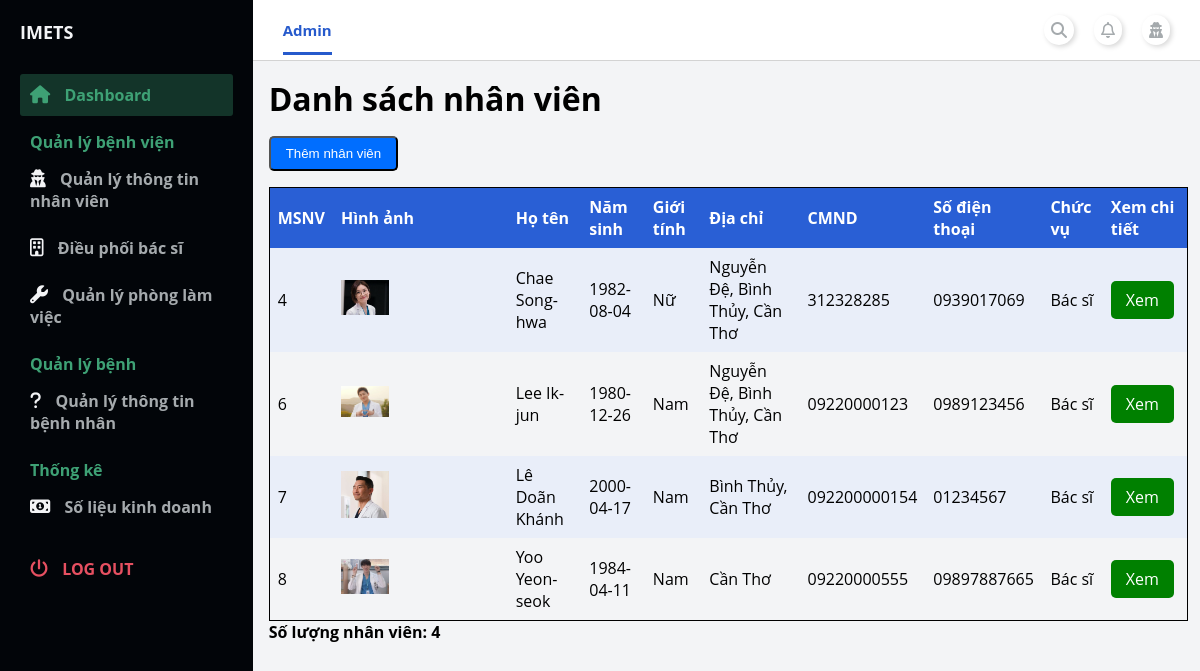
Screenshot of /admin/index.php?page_layout=staff_management (signed in) with the database file from the repository.
### tables this page shows
CREATE TABLE `staff` (
  `ID_Staff` int(11) NOT NULL,
  `Name` varchar(100) NOT NULL,
  `DOB` date NOT NULL,
  `Sex` varchar(10) NOT NULL,
  `Address` varchar(200) NOT NULL,
  `CMND` varchar(15) NOT NULL,
  `PhoneNumber` varchar(25) NOT NULL,
  `Position` varchar(50) NOT NULL,
  `ID_Dept` int(11) NOT NULL,
  `DateStartWork` date NOT NULL,
  `VoteRate` double NOT NULL DEFAULT 0,
  `UserName` varchar(100) NOT NULL,
  `Password` varchar(100) NOT NULL
);

CREATE TABLE `img_staff` (
  `ID_ImgStaff` int(11) NOT NULL,
  `ID_Staff` int(11) DEFAULT NULL,
  `imgName` varchar(100) DEFAULT NULL
);

### admin/modules_admin/staff_management/list_staffManagement.php (the view, shortened to what this page needs)
<main>
    <div class="container-table">
        <div class="table-header">
            <h1>Danh sách nhân viên</h1>
        </div>
        <div class="table-body">
            <button type="button" class="btn_add">Thêm nhân viên</button>
            <table class="table">
                <thead class="thead-dark">
                    <tr>
                        <th>MSNV</th>
                        <th>Hình ảnh</th>
                        <th>Họ tên</th>
                        <th>Năm sinh</th>
                        <th>Giới tính</th>
                        <th>Địa chỉ</th>
                        <th>CMND</th>
                        <th>Số điện thoại</th>
                        <th>Chức vụ</th>
                        <th>Xem chi tiết</th>
                    </tr>
                </thead>
                <tbody>
                    <tr>
                        <?php
                            include './../config.php';
                            $sql = "SELECT *
                                FROM staff  JOIN dept ON dept.ID_Dept=staff.ID_Dept
                                JOIN img_staff ON staff.ID_Staff=img_staff.ID_Staff
                                WHERE staff.Position != 'Admin'
                                GROUP BY staff.ID_Staff
                                ORDER BY staff.ID_Staff ASC";
                            $count_nhanvien=0;
                            $query = mysqli_query($conn, $sql);
                            while($rows = mysqli_fetch_array($query)){ ?>
                            <tr>
                                <td><?php echo $rows["ID_Staff"] ?></td>
                                <td><img src="./../img/staff/<?php echo $rows["imgName"] ?>" style="width: 30%"></td>
                                <td><?php echo $rows["Name"] ?></td>
                                <td><?php echo $rows["DOB"] ?></td>
                                <td><?php echo $rows["Sex"] ?></td>
                                <td><?php echo $rows["Address"] ?></td>
                                <td><?php echo $rows["CMND"] ?></td>
                                <td><?php echo $rows["PhoneNumber"] ?></td>
                                <td><?php echo $rows["Position"] ?></td>
                                <?php $count_nhanvien++ ?>
                                <td>
                                    <a
                                    href="./index.php?page_layout=staff_detail&id= <?php echo $rows['ID_Staff'] ?>"
                                    style="background-color: green;color: white;padding: 8px 15px;text-align: center;text-decoration: none;display: inline-block;border-radius: 5px;">
                                        Xem
                                    </a>
                                </td>
                            </tr>
                        <?php } ?>
                    </tr>
            </table>
            <p><b><?php echo 'Số lượng nhân viên: '. $count_nhanvien ?></b></p>
        </div>
    </div>
</main>

### admin/modules_admin/style/index_admin.css (style rules this page uses)
:root { --white: #ffffff; --lightblue:#E9EEF9; --blue:#295FD5; --blacktext:#3B3B3B; --red: #E85253; --box-shadow:.5rem .5rem 0 rgba(22, 86, 160, 0.2); --text-shadow:.4rem .4rem 0 rgba(0, 0, 0, .2); --border:.2rem solid var(--blue); }
* { margin: 0; padding: 0; }
body { box-sizing: border-box; font-family: 'Open Sans', sans-serif; }

### admin/modules_admin/style/content_admin.css (style rules this page uses)
main { background: #f3f4f6; grid-area: main; overflow-y: auto; }

### admin/modules_admin/style/staff_management.css (style rules this page uses)
.container-table { width: 97%; margin: 1rem 1rem 0 1rem; }
.table { border-collapse: collapse; width: 100%; margin-top: 1rem; border: 1px solid rgb(0, 0, 0); }
.thead-dark { background-color: var(--blue); color: var(--white); }
th, td { text-align: left; padding: 0.5rem; }
tr:nth-child(even) { background-color: var(--lightblue); }
.btn_add { margin-top: 1rem; }
.btn_add { background-color: rgb(0, 110, 255); color: white; padding: 8px 15px; text-align: center; text-decoration: none; display: inline-block; border-radius: 5px; cursor: pointer; }

### rows the page displays
staff: img_staff.ID_Staff "4", img_staff.imgName (picture), Name "Chae Song-hwa", DOB "1982-08-04", Sex "Nữ", Address "Nguyễn Đệ, Bình Thủy, Cần Thơ", CMND "312328285", PhoneNumber "0939017069", Position "Bác sĩ"
staff: img_staff.ID_Staff "6", img_staff.imgName (picture), Name "Lee Ik-jun", DOB "1980-12-26", Sex "Nam", Address "Nguyễn Đệ, Bình Thủy, Cần Thơ", CMND "09220000123", PhoneNumber "0989123456", Position "Bác sĩ"
staff: img_staff.ID_Staff "7", img_staff.imgName (picture), Name "Lê Doãn Khánh", DOB "2000-04-17", Sex "Nam", Address "Bình Thủy, Cần Thơ", CMND "092200000154", PhoneNumber "01234567", Position "Bác sĩ"
staff: img_staff.ID_Staff "8", img_staff.imgName (picture), Name "Yoo Yeon-seok", DOB "1984-04-11", Sex "Nam", Address "Cần Thơ", CMND "09220000555", PhoneNumber "09897887665", Position "Bác sĩ"

### other values shown
$count_nhanvien "4"
